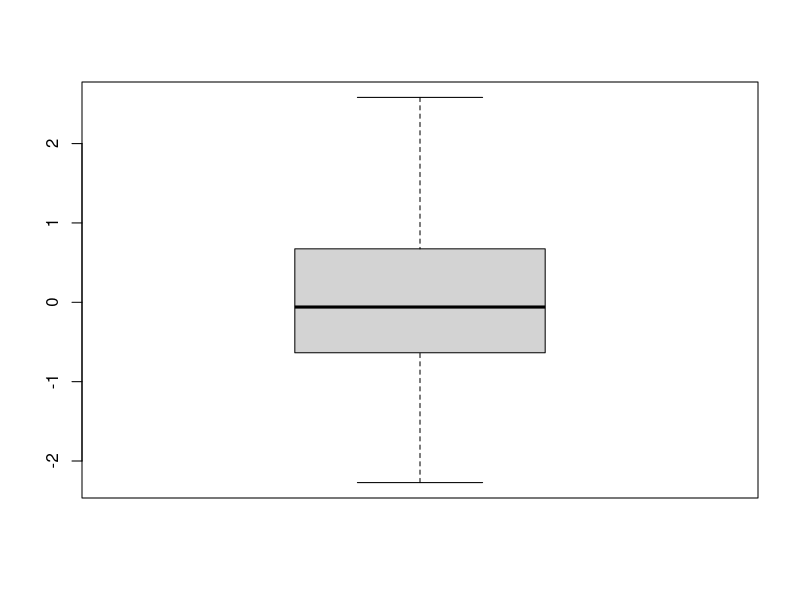
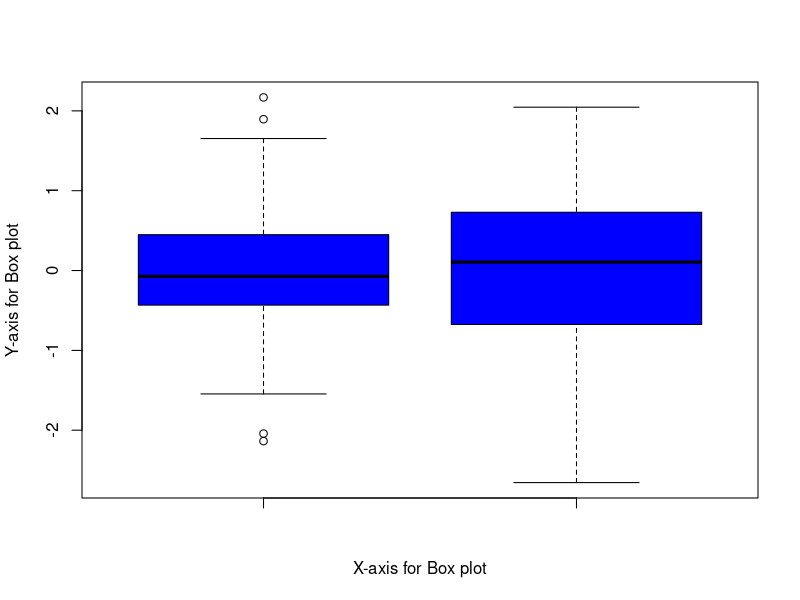
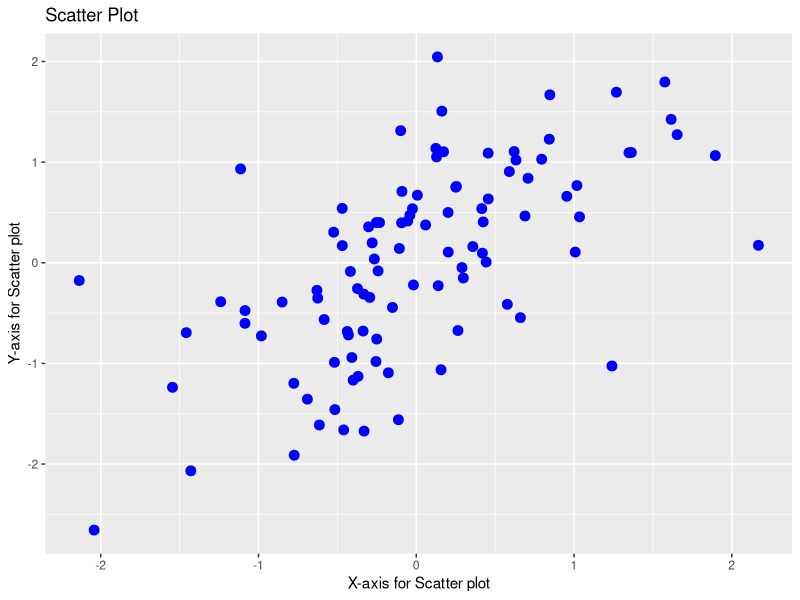

Reproduce these figures in R, in order.
set.seed(100)
x<-rnorm(100, mean=0, sd=1)
x
boxplot(x)

install.packages("ggplot2")
library(ggplot2)
x<-rnorm(100)
y<-x+rnorm(100,mean=0,sd=0.75)
dat<-data.frame(x,y)
boxplot(x,y,col="blue",xlab='X-axis for Box plot',ylab='Y-axis for Box plot')
ggplot()+geom_point(data=dat,aes(x=x,y=y),size=3,color="blue")+ggtitle("Scatter Plot")+ xlab('X-axis for Scatter plot')+ylab('Y-axis for Scatter plot')
